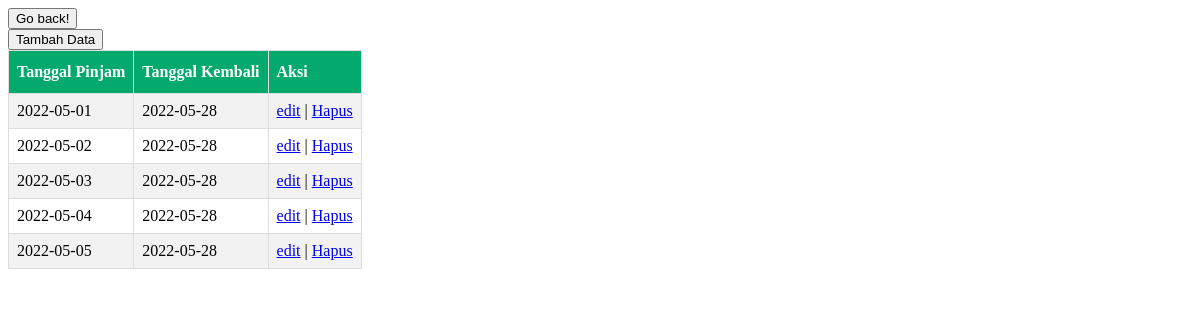
The app's page /Peminjaman.php with its own data.
### tables this page shows
CREATE TABLE `peminjaman` (
  `id_peminjaman` int(11) NOT NULL,
  `tgl_pinjam` date NOT NULL,
  `tgl_kembali` date NOT NULL
);

### Koneksi.php (called while the page is built)
<?php
function koneksi()
{
    try {
        $pdo_conn = new PDO(
            'mysql:host=localhost;dbname=db_praktikum6',
            'root',
            '',
            array(PDO::ATTR_ERRMODE, PDO::ERRMODE_EXCEPTION, PDO::ATTR_PERSISTENT => true)
        );
    } catch (PDOException $e) {
        print "Koneksi atau query bermasalah: " . $e->getMessage() . "<br/>";
        die();
    }
    return $pdo_conn;
}

### Model.php (the view, shortened to what this page needs)
<body>
<?php
require("./Koneksi.php");
function tampildata($nama_tabel)
{
    $stmt = koneksi()->prepare("SELECT * FROM $nama_tabel");
    $stmt->execute();
    $result = $stmt->fetchAll();
    if (!empty($result)) {
        if ($nama_tabel == "member") {
            foreach ($result as $row) {
                echo "<tr>";
                echo "<td>" . $row['nama'] . "</td>";
                echo "<td>" . $row['nomor_member'] . "</td>";
                echo "<td>" . $row['alamat'] . "</td>";
                echo "<td>" . $row["tgl_mendaftar"] . "</td>";
                echo "<td>" . $row["tgl_terakhir_bayar"] . "</td>";
                echo "<td>";
                echo "<a href='FormMember.php?id_member=" . $row['id_member'] . "'>edit</a>";
                echo " | ";
                echo "<a href='Member.php?id_member=" . $row['id_member'] . "' onclick=\"return confirm('Yakin Hapus?')\">Hapus</a>";
                echo "</td>";
                echo "</tr>";
            }
        }
        elseif ($nama_tabel == "peminjaman") {
            foreach ($result as $row) {
                echo "<tr>";
                echo "<td>" . $row["tgl_pinjam"] . "</td>";
                echo "<td>" . $row["tgl_kembali"] . "</td>";
                echo "<td>";
                echo "<a href='FormPeminjaman.php?id_peminjaman=" . $row['id_peminjaman'] . "'>edit</a>";
                echo " | ";
                echo "<a href='Peminjaman.php?id_peminjaman=" . $row['id_peminjaman'] . "' onclick=\"return confirm('Yakin Hapus?')\">Hapus</a>";
                echo "</td>";
                echo "</tr>";
            }
        }
    }
}?>
</body>

### Peminjaman.php (shortened to what this page needs)
<?php
require('./Model.php');
?>
<!DOCTYPE html>
<html lang="en">
<head>
</head>
<body>
    <input type="button" value="Go back!" onclick="history.back()"><br>
    <a href="FormPeminjaman.php"><button>Tambah Data</button></a>
    <table border="1">
        <tr>
            <th>Tanggal Pinjam</th>
            <th>Tanggal Kembali</th>
            <th>Aksi</th>
        </tr>
        <?= tampildata("peminjaman") ?>
    </table>
</body>
</html>

### Model.php (style rules this page uses)
table { border-collapse: collapse; }
td, th { border: 1px solid #ddd; padding: 8px; }
tr:nth-child(even) { background-color: #f2f2f2; }
th { padding-top: 12px; padding-bottom: 12px; text-align: left; background-color: #04AA6D; color: white; align: center; }

### records on screen
peminjaman: tgl_pinjam "2022-05-01", tgl_kembali "2022-05-28"
peminjaman: tgl_pinjam "2022-05-02", tgl_kembali "2022-05-28"
peminjaman: tgl_pinjam "2022-05-03", tgl_kembali "2022-05-28"
peminjaman: tgl_pinjam "2022-05-04", tgl_kembali "2022-05-28"
peminjaman: tgl_pinjam "2022-05-05", tgl_kembali "2022-05-28"
